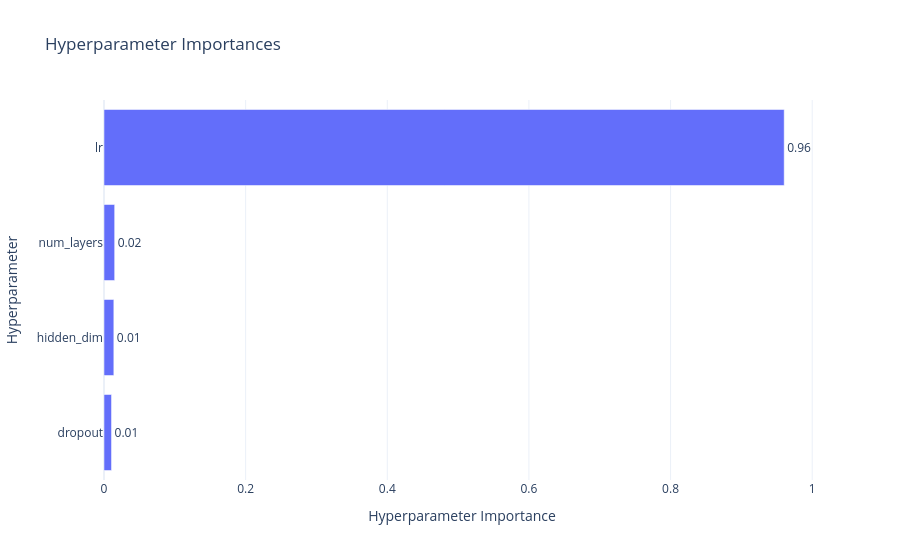

The code cell stored with this chart in its notebook:
### Code cell
# [수정된 셀 9 - MAE 양수 표시 및 올바른 최적화 (전체 실행)]
# ==================================
# 셀 9: AqSolDB Optuna 스터디 실행 (MAE 양수 표시)
# ==================================
TASK_TO_TUNE = "AqSolDB"

# 1. 목표 점수 설정 (회귀 MAE)
TARGET_SCORE_SOL = 0.90 
MAX_TRIALS = 500

# --- 👇 [핵심 수정: 올바른 objective 함수 (출력 숨김 적용)] ---
def objective_corrected_aqsoldb(trial, task_name):
    """AqSolDB 올바른 MAE 처리 objective 함수"""
    
    task_type = infer_task_type(task_name, TASK_TYPES_CFG)
    
    params = {
        'lr': trial.suggest_float("lr", 1e-5, 1e-3, log=True),
        'hidden_dim': trial.suggest_categorical("hidden_dim", [128, 256, 384, 512]),
        'num_layers': trial.suggest_int("num_layers", 3, 6),
        'dropout': trial.suggest_float("dropout", 0.2, 0.5, step=0.1),
    }
    
    # --- 👇 [핵심 수정: 출력 숨김 + 전체 epochs] ---
    # 디버깅 완료되었으므로 다시 출력을 숨기고 전체 epochs 사용
    with open(os.devnull, 'w') as f, redirect_stdout(f):
        best_score, _ = train_one(
            task=task_name,
            root=DATA_ROOT,
            epochs=TUNING_EPOCHS,  # 전체 epochs (500)
            bs=BATCH_SIZE,
            device=DEVICE,
            amp_enabled=AMP_ENABLED,
            task_type=task_type,
            patience=20,  # patience도 다시 20으로
            **params
        )
    # --- 👆 [수정 완료] ---
    
    # --- 👇 [핵심: MAE 양수 변환 및 올바른 반환] ---
    if task_type == 'reg':
        actual_mae = -best_score  # train_one이 -MAE를 반환하므로 양수로 변환
        return actual_mae  # 양수 MAE 반환 (Optuna가 minimize)
    else:
        return best_score
    # --- 👆 [수정 완료] ---

# 3. 수정된 콜백 함수
def stop_for_sol_corrected(study: optuna.study.Study, trial: optuna.trial.FrozenTrial):
    if study.best_value is not None:
        # 이제 best_value는 양수 MAE
        current_mae = study.best_value
        
        if current_mae <= TARGET_SCORE_SOL:
            print(f"\n--- 🎯 AqSolDB MAE 목표 달성! (목표: {TARGET_SCORE_SOL}, 달성: {current_mae:.4f}) ---")
            print(f"--- Trial {trial.number}에서 달성 후 중지합니다. ---")
            study.stop()
# --- 👆 [수정 완료] ---

print(f"--- AqSolDB 1단계 전체 튜닝 시작 ---")
print(f"목표: MAE ≤ {TARGET_SCORE_SOL}, 최대: {MAX_TRIALS}회")

# --- 👇 [핵심: direction="minimize" (양수 MAE 최소화)] ---
study_AqSolDB_p1 = optuna.create_study(
    direction="minimize",  # 양수 MAE 최소화
    study_name=f"admet_{TASK_TO_TUNE}_tuning_Phase1_Corrected"
)
# --- 👆 [수정 완료] ---

print(f"📊 Optuna direction: {study_AqSolDB_p1.direction}")
print(f"📊 사용할 objective: objective_corrected_aqsoldb (양수 MAE 반환)")

# 수정된 objective 함수로 전체 실행
study_AqSolDB_p1.optimize(
    lambda trial: objective_corrected_aqsoldb(trial, TASK_TO_TUNE),
    n_trials=MAX_TRIALS,  # 500회 전체 실행
    callbacks=[stop_for_sol_corrected],
    show_progress_bar=True
)

# --- 👇 [시각화 추가] ---
print(f"\n📈 [ {TASK_TO_TUNE} - 1단계 ] 파라미터 중요도 시각화:")
try:
    fig = optuna.visualization.plot_param_importances(study_AqSolDB_p1)
    fig.show()
except Exception as e:
    print(f"⚠️ 중요도 시각화 실패: {e}")
# --- 👆 [시각화 추가] ---

# 결과 저장
best_params_all[TASK_TO_TUNE] = study_AqSolDB_p1.best_params

print(f"\n--- {TASK_TO_TUNE} 1단계 튜닝 완료 ---")
print(f"Best Valid Score (MAE): {study_AqSolDB_p1.best_value:.4f}")
print(f"Best Params: {study_AqSolDB_p1.best_params}")

### Figure 1 — Plotly figure (JSON) as saved in the notebook; plotly's stock layout.template omitted (floating-point values rounded to 4 significant figures)
{"data": [{"cliponaxis": false, "hovertemplate": ["dropout (FloatDistribution): 0.010625277160217609<extra></extra>", "hidden_dim (CategoricalDistribution): 0.013874181933621006<extra></extra>", "num_layers (IntDistribution): 0.015051526234840065<extra></extra>", "lr (FloatDistribution): 0.9604490146713213<extra></extra>"], "name": "Objective Value", "orientation": "h", "text": ["0.01", "0.01", "0.02", "0.96"], "textposition": "outside", "type": "bar", "x": [0.01063, 0.01387, 0.01505, 0.9604], "y": ["dropout", "hidden_dim", "num_layers", "lr"]}], "layout": {"title": {"text": "Hyperparameter Importances"}, "xaxis": {"title": {"text": "Hyperparameter Importance"}}, "yaxis": {"title": {"text": "Hyperparameter"}}}}
